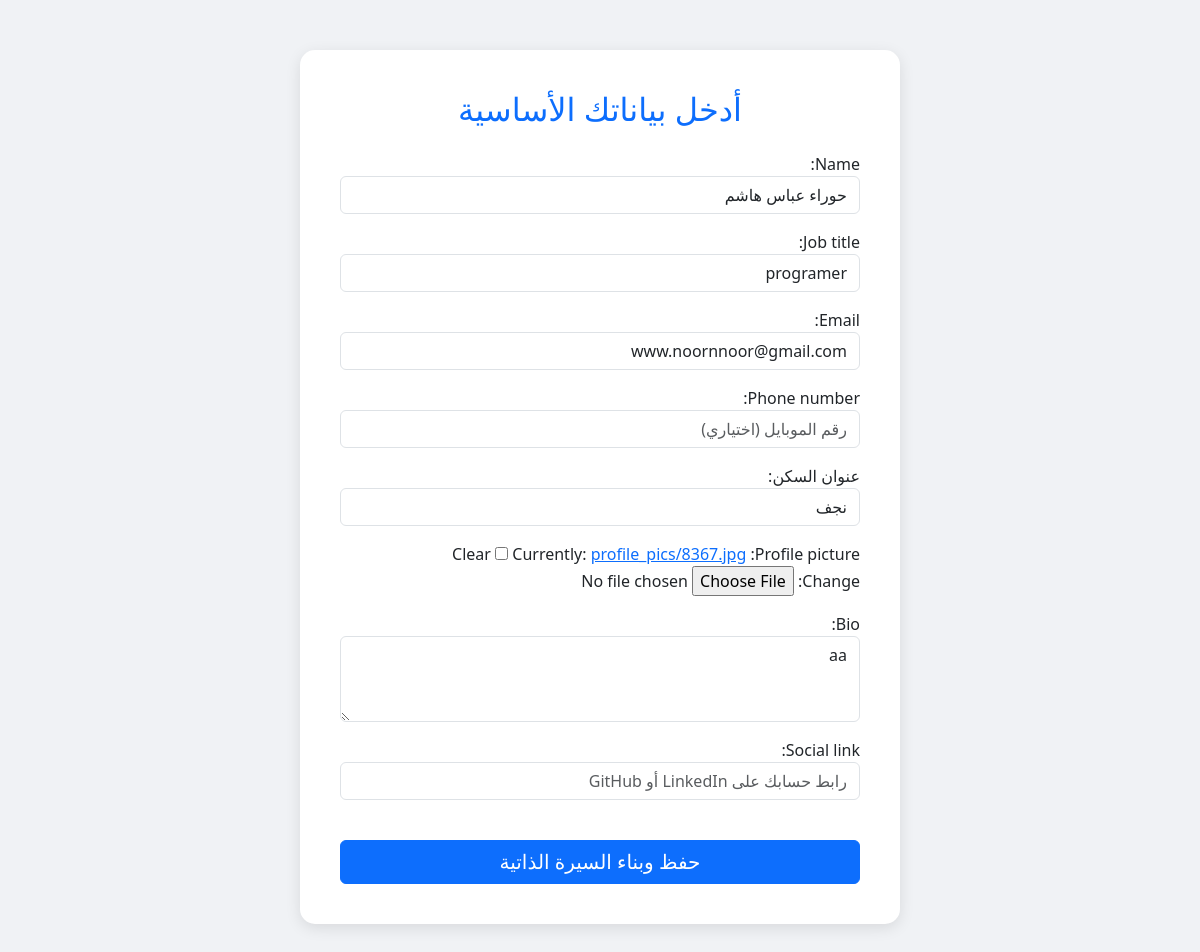
The app's page /edit/profile/18/ (signed in) with its own data.
### cv_app/models.py (models this page shows, shortened)
class Profile(models.Model):
    user = models.ForeignKey(settings.AUTH_USER_MODEL, on_delete=models.CASCADE, null=True, blank=True)
    STYLE_CHOICES = [
        ('classic', 'كلاسيك أبيض - Classic White'),
        ('modern-dark', 'مودرن غامق - Modern Dark'),
        ('creative-blue', 'إبداعي أزرق - Creative Blue'),
        ('elegant', 'أنيق ومقسم - Elegant Minimal'),
    ]
    name = models.CharField(max_length=100)
    job_title = models.CharField(max_length=100)
    email = models.EmailField()
    phone_number = models.CharField(max_length=20, blank=True, null=True) # رقم الموبايل
    address = models.CharField(max_length=200, blank=True, null=True, verbose_name="عنوان السكن")
    profile_picture = models.ImageField(upload_to='profile_pics/', blank=True, null=True) # الصورة الشخصية
    cv_style = models.CharField(
        max_length=30,
        choices=STYLE_CHOICES,
        default='classic',
        verbose_name='نمط السيرة الذاتية'
    )
    bio = models.TextField()
    social_link = models.URLField(blank=True, null=True)

### cv_app/views.py (the view)
# urls.py: path('edit/profile/<int:profile_id>/', views.edit_profile, name='edit_profile'),
@login_required
def edit_profile(request, profile_id):
    profile = get_object_or_404(Profile, id=profile_id, user=request.user)
    if request.method == 'POST':
        form = ProfileForm(request.POST, request.FILES, instance=profile)
        if form.is_valid():
            form.save()
            return redirect('dashboard')
    else:
        form = ProfileForm(instance=profile)
    return render(request, 'cv_builder.html', {'form': form})

### cv_app/forms.py
class ProfileForm(forms.ModelForm):
    class Meta:
        model = Profile
        fields = ['name', 'job_title', 'email', 'phone_number', 'address', 'profile_picture', 'bio', 'social_link']
        widgets = {
            'name': forms.TextInput(attrs={'class': 'form-control', 'placeholder': 'الاسم الكامل'}),
            'job_title': forms.TextInput(attrs={'class': 'form-control', 'placeholder': 'المسمى الوظيفي (مثلاً: مطور برمجيات)'}),
            'email': forms.EmailInput(attrs={'class': 'form-control', 'placeholder': 'البريد الإلكتروني'}),
            'bio': forms.Textarea(attrs={'class': 'form-control', 'rows': 3, 'placeholder': 'اكتب نبذة مختصرة عن مهاراتك وشغفك...'}),
            'social_link': forms.URLInput(attrs={'class': 'form-control', 'placeholder': 'رابط حسابك على LinkedIn أو GitHub'}),
            'phone_number': forms.TextInput(attrs={'class': 'form-control', 'placeholder': 'رقم الموبايل (اختياري)'}),
            'address': forms.TextInput(attrs={'class': 'form-control', 'placeholder': 'عنوان السكن (اختياري)'}),
            'cv_style': forms.Select(attrs={'class': 'form-control'}),
        }

### cv_app/templates/cv_builder.html (shortened to what this page needs)
<!DOCTYPE html>
<html lang="ar" dir="rtl">
<head>
    <link href="https://cdn.jsdelivr.net/npm/bootstrap@5.3.0/dist/css/bootstrap.min.css" rel="stylesheet">
</head>
<body>
<div class="container">
    <div class="form-container">
        <h2 class="text-center text-primary mb-4">أدخل بياناتك الأساسية</h2>
        <form method="POST" enctype="multipart/form-data">
            {{ form.as_p }}
            <button type="submit" class="btn btn-primary w-100 mt-4 fs-5">حفظ وبناء السيرة الذاتية</button>
        </form>
    </div>
</div>
</body>
</html>

### cv_app/templates/cv_builder.html (style rules this page uses)
body { background-color: #f0f2f5; font-family: 'Segoe UI', Tahoma, Arial, sans-serif; }
.form-container { max-width: 600px; margin: 50px auto; background: white; padding: 40px; border-radius: 15px; box-shadow: 0 4px 15px rgba(0,0,0,0.1); }

### records on screen
Profile: name "حوراء عباس هاشم", job_title "programer", email "www.noornnoor@gmail.com", address "نجف", bio "aa"
